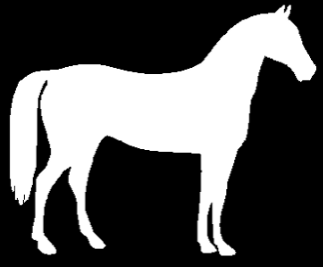
#> input picture 8/skeleton.png, 323 x 267 px
$ python 1_2.py
#> lines starting #> are read from the running program, lines starting #| are printed output that depends on the picture; after the words box and inside, x2 and y2 are one past the last pixel; in counts of white or black regions, pixels touching at a corner belong together
import os
import matplotlib.pyplot as plt
import matplotlib.animation as animation
import numpy as np
import cv2 as cv

START_X = 26
START_Y = 100

def cv_kernel(img, matrix):
  matrix[matrix == 0] = -1
  matrix[matrix == None] = 0
  return cv.morphologyEx(img, cv.MORPH_HITMISS, matrix.astype(int))

def thin(img):
  newimg = cv.bitwise_and(img,    cv.bitwise_not(cv_kernel(img, np.array([[0,None,1],[0,1,1],[0,None,1]]))))
  newimg = cv.bitwise_and(newimg, cv.bitwise_not(cv_kernel(img, np.array([[0,0,None],[0,1,1],[None,1,1]]))))
  newimg = cv.bitwise_and(newimg, cv.bitwise_not(cv_kernel(img, np.array([[0,0,0],[None,1,None],[1,1,1]]))))
  newimg = cv.bitwise_and(newimg, cv.bitwise_not(cv_kernel(img, np.array([[None,0,0],[1,1,0],[1,1,None]]))))
  newimg = cv.bitwise_and(newimg, cv.bitwise_not(cv_kernel(img, np.array([[1,None,0],[1,1,0],[1,None,0]]))))
  newimg = cv.bitwise_and(newimg, cv.bitwise_not(cv_kernel(img, np.array([[1,1,None],[1,1,0],[None,0,0]]))))
  newimg = cv.bitwise_and(newimg, cv.bitwise_not(cv_kernel(img, np.array([[1,1,1],[None,1,None],[0,0,0]]))))
  newimg = cv.bitwise_and(newimg, cv.bitwise_not(cv_kernel(img, np.array([[None,1,1],[0,1,1],[0,0,None]]))))
  return newimg

def walkEdge(img):
  edge_track = []
  painted_img = np.zeros((img.shape[0], img.shape[1], 3), dtype='uint8')
  for y in range(img.shape[0]):
    for x in range(img.shape[1]):
      if img[y,x] == 1:
        painted_img[y,x] = np.array([255,255,255])
  edge_track.append(((START_X,START_Y), 0))
  edges_visited = [edge_track[0][0]]
  directions = [(1,0),(1,-1),(0,-1),(-1,-1),(-1,0),(-1,1),(0,1),(1,1)]
  iterations = 0
  while True:
    iterations+=1
    if iterations > 100000:
      print("Infinite Loop")
      break
    if iterations%100 == 0:
      print("Edges visited:", iterations)
    nextPixel = None
    direction = None
    for index, direction in enumerate(directions):
      nextPixel = (edges_visited[-1][0] + direction[0], edges_visited[-1][1] + direction[1])
      if nextPixel[0] < 0 or nextPixel[0] >= img.shape[0] or nextPixel[1] < 0 or nextPixel[1] >= img.shape[1]:
        nextPixel = None
        direction = None
        continue
      if img[nextPixel[0], nextPixel[1]] == 0 or nextPixel in edges_visited:
        nextPixel = None
        direction = None
        continue
      direction = index
      break
    if direction is None:
      print("Reached dead end")
      break
    edges_visited.append(nextPixel)
    edge_track.append((nextPixel, direction))
    painted_img[nextPixel[0], nextPixel[1]] = np.array([255,0,0])
  return painted_img, edge_track

def generateFrame(track, index, start, shape):
  img = np.zeros(shape).astype(int)
  img[start[1], start[0]] = 255
  for i in range(index+1):
    point = track[i][0]
    img[point.y, point.x] = 255
  return [plt.imshow(img, cmap="gray", animated=True)]

def main():
  img = plt.imread(os.path.join(os.path.dirname(__file__), 'skeleton.png'))
#> img is the input picture: shape (267, 323, 4) float32; mean R, G, B, A 0.346, 0.346, 0.346, 1
  if img.ndim == 3:
    img = cv.cvtColor(img, cv.COLOR_BGR2GRAY)
#> img: shape (267, 323) float32
  if img.max() <= 1:
    img = img * 255
  img = img.astype('uint8')

  binary = np.where(img > 127, 1, 0).astype('uint8')
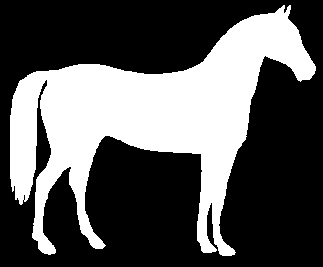
#> binary: shape (267, 323); values 0 (black) and 1 (white), 34.5% white; 1 white region, box (x1, y1, x2, y2) and area: (10, 5, 316, 256) 29794
  # mpimg.imsave(os.path.join(os.path.dirname(__file__), 'binary1.png'), binary, cmap='gray')
  #binary = cv.morphologyEx(binary, cv.MORPH_OPEN, np.ones((3,3), dtype='uint8'), iterations=3)
  #binary = cv.morphologyEx(binary, cv.MORPH_CLOSE, np.ones((3,3), dtype='uint8'), iterations=3)
  oldPic = binary.copy()


  thinned = thin(oldPic)
#> in cv_kernel, `return cv.morphologyEx(img, cv.MORPH_HITMISS, matrix.astype(int))`: returned value: shape (267, 323); values 0 (black) and 1 (white), 0.51% white in thin lines or dots, all inside (x1, y1, x2, y2) = (10, 7, 298, 254)
#> in thin, `newimg = cv.bitwise_and(img,    cv.bitwise_not(cv_kernel(img, np.array..`: newimg: shape (267, 323); values 0 (black) and 1 (white), 34% white; 1 white region, box (x1, y1, x2, y2) and area: (11, 5, 316, 256) 29351
#> in cv_kernel (call 2), `return cv.morphologyEx(img, cv.MORPH_HITMISS, matrix.astype(int))`: returned value: shape (267, 323); values 0 (black) and 1 (white), 0.15% white in thin lines or dots, all inside (x1, y1, x2, y2) = (10, 5, 290, 234)
#> in thin, `newimg = cv.bitwise_and(newimg, cv.bitwise_not(cv_kernel(img, np.array..`: newimg: shape (267, 323); values 0 (black) and 1 (white), 33.9% white; 1 white region, box (x1, y1, x2, y2) and area: (11, 5, 316, 256) 29268
#> in cv_kernel (call 3), `return cv.morphologyEx(img, cv.MORPH_HITMISS, matrix.astype(int))`: returned value: shape (267, 323); values 0 (black) and 1 (white), 0.21% white in thin lines or dots, all inside (x1, y1, x2, y2) = (20, 5, 290, 249)
#> in thin, `newimg = cv.bitwise_and(newimg, cv.bitwise_not(cv_kernel(img, np.array..`: newimg: shape (267, 323); values 0 (black) and 1 (white), 33.8% white; 1 white region, box (x1, y1, x2, y2) and area: (11, 5, 316, 256) 29130
#> in cv_kernel (call 4), `return cv.morphologyEx(img, cv.MORPH_HITMISS, matrix.astype(int))`: returned value: shape (267, 323); values 0 (black) and 1 (white), 0.11% white in thin lines or dots, all inside (x1, y1, x2, y2) = (43, 5, 316, 251)
#> in thin, `newimg = cv.bitwise_and(newimg, cv.bitwise_not(cv_kernel(img, np.array..`: newimg: shape (267, 323); values 0 (black) and 1 (white), 33.7% white; 1 white region, box (x1, y1, x2, y2) and area: (11, 6, 316, 256) 29046
#> in cv_kernel (call 5), `return cv.morphologyEx(img, cv.MORPH_HITMISS, matrix.astype(int))`: returned value: shape (267, 323); values 0 (black) and 1 (white), 0.51% white in thin lines or dots, all inside (x1, y1, x2, y2) = (13, 6, 316, 253)
#> in thin, `newimg = cv.bitwise_and(newimg, cv.bitwise_not(cv_kernel(img, np.array..`: newimg: shape (267, 323); values 0 (black) and 1 (white), 33.2% white; 2 white regions (1 under 20 px), largest, box (x1, y1, x2, y2) and area: (11, 6, 315, 256) 28645
#> in cv_kernel (call 6), `return cv.morphologyEx(img, cv.MORPH_HITMISS, matrix.astype(int))`:
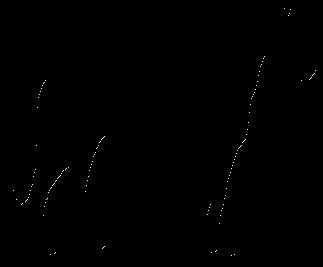
#> returned value: shape (267, 323); values 0 (black) and 1 (white), 0.16% white in thin lines or dots, all inside (x1, y1, x2, y2) = (13, 8, 316, 256)
#> in thin, `newimg = cv.bitwise_and(newimg, cv.bitwise_not(cv_kernel(img, np.array..`: newimg: shape (267, 323); values 0 (black) and 1 (white), 33.2% white; 2 white regions (1 under 20 px), largest, box (x1, y1, x2, y2) and area: (11, 6, 315, 256) 28599
#> in cv_kernel (call 7), `return cv.morphologyEx(img, cv.MORPH_HITMISS, matrix.astype(int))`:
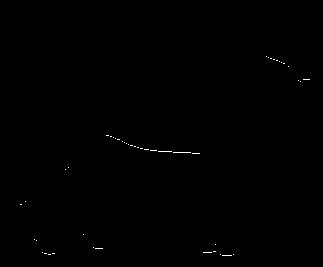
#> returned value: shape (267, 323); values 0 (black) and 1 (white), 0.17% white in thin lines or dots, all inside (x1, y1, x2, y2) = (20, 56, 310, 256)
#> in thin, `newimg = cv.bitwise_and(newimg, cv.bitwise_not(cv_kernel(img, np.array..`: newimg: shape (267, 323); values 0 (black) and 1 (white), 33% white; 2 white regions (1 under 20 px), largest, box (x1, y1, x2, y2) and area: (11, 6, 315, 255) 28460
#> in cv_kernel (call 8), `return cv.morphologyEx(img, cv.MORPH_HITMISS, matrix.astype(int))`:
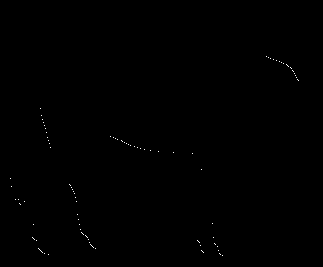
#> returned value: shape (267, 323); values 0 (black) and 1 (white), 0.13% white in thin lines or dots, all inside (x1, y1, x2, y2) = (10, 56, 299, 256)
#> in thin, `newimg = cv.bitwise_and(newimg, cv.bitwise_not(cv_kernel(img, np.array..`: newimg: shape (267, 323); values 0 (black) and 1 (white), 33% white; 2 white regions (1 under 20 px), largest, box (x1, y1, x2, y2) and area: (11, 6, 315, 255) 28438
  zeros = cv.countNonZero(thinned)
#> zeros = 28440
  prevZeros = cv.countNonZero(oldPic)
#> prevZeros = 29794
  while zeros != 0 and zeros != prevZeros:
    print("Recalculating thinning",zeros)
    oldPic = thinned
    thinned = thin(oldPic)
    prevZeros = zeros
    zeros = cv.countNonZero(thinned)
#> this loop made 85 passes
#> (prevZeros, zeros) on passes 1 to 12: (28440, 27121), (27121, 25829), (25829, 24568), (24568, 23388), (23388, 22324), (22324, 21329), (21329, 20403), (20403, 19533), (19533, 18703), (18703, 17902), (17902, 17121), (17121, 16357)
#| Recalculating thinning 28440
#| Recalculating thinning 27121
#| Recalculating thinning 25829
#| Recalculating thinning 24568
#| Recalculating thinning 23388
#| Recalculating thinning 22324
#| Recalculating thinning 21329
#| Recalculating thinning 20403
#> (further printed lines are left out)
#> pass 1, in thin (call 2), `newimg = cv.bitwise_and(newimg, cv.bitwise_not(cv_kernel(img, np.array..`:
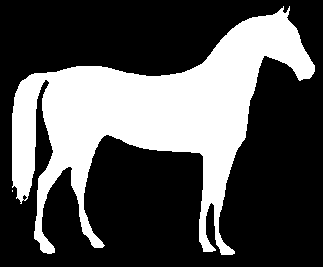
#> newimg: shape (267, 323); values 0 (black) and 1 (white), 32.2% white; 2 white regions (1 under 20 px), largest, box (x1, y1, x2, y2) and area: (12, 6, 315, 255) 27789
#> pass 1, in thin (call 2), `newimg = cv.bitwise_and(newimg, cv.bitwise_not(cv_kernel(img, np.array..`:
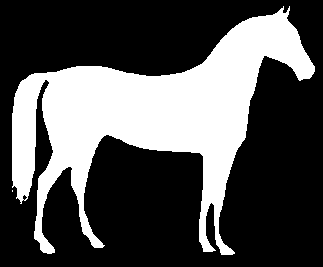
#> newimg: shape (267, 323); values 0 (black) and 1 (white), 32.1% white; 2 white regions (1 under 20 px), largest, box (x1, y1, x2, y2) and area: (12, 6, 315, 255) 27705
#> after the loop:
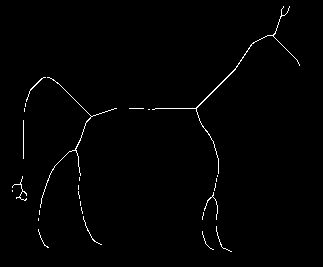
#> oldPic: shape (267, 323); values 0 (black) and 1 (white), 1% white in thin lines or dots, all inside (x1, y1, x2, y2) = (12, 6, 300, 252)

  painted_img, edge_track = walkEdge(oldPic)
#> edge_track = [((26, 100), 0)]
  plt.subplot(231)
  plt.imshow(binary, cmap="gray")
  plt.title("Original")
  plt.subplot(232)
  plt.imshow(oldPic, cmap="gray")
  plt.title("Thinned")
  plt.subplot(233)
  plt.title("Edge Painted")
  plt.imshow(painted_img)
  fig = plt.figure()
  frames = []
  edge_track.pop(0)
  for index in range(len(edge_track)):
      frames.append(generateFrame(edge_track, index, (START_X, START_Y), img.shape))
#> this loop made 0 passes
#> after the loop, frames = []
  ani = animation.ArtistAnimation(fig, frames, interval=1, blit=True, repeat_delay=0)
  plt.show()

if __name__ == "__main__":
  main()
